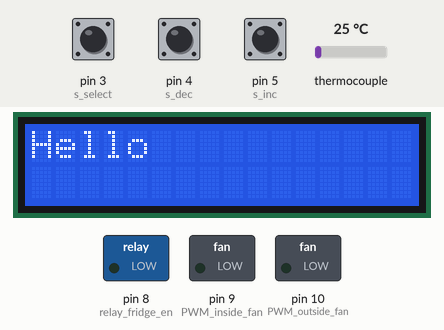
A sketch run on a simulated Arduino Uno, built with avr-gcc and run on an emulated ATmega328P. Parts: 16×2 character LCD, switched loads named in the sketch (green lamp = pin HIGH). Inputs (shaded band) come from the test bench; at power-on: pin 3 (s_select) HIGH, pin 4 (s_dec) HIGH, pin 5 (s_inc) HIGH, thermocouple 25 °C. What the sketch prints to the serial monitor is not drawn.

Above: at 1.2 s.
1.3 s: pin 3 (s_select) pulled LOW for 1 s
At 5.5 s:
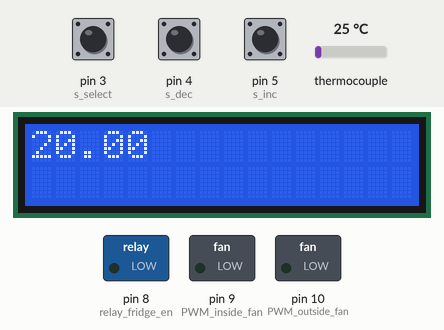
5.6 s: pin 3 (s_select) pulled LOW for 3.2 s
At 7.4 s:
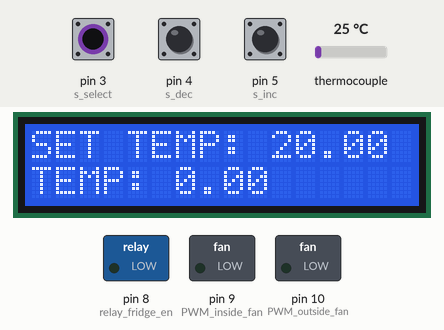
10.3 s: pin 4 (s_dec) pulled LOW for 1 s
At 11.2 s:
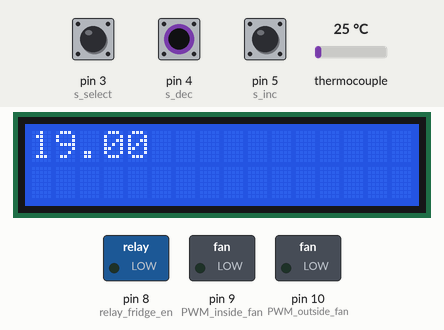
12.8 s: pin 5 (s_inc) pulled LOW for 3.2 s
At 14.5 s:
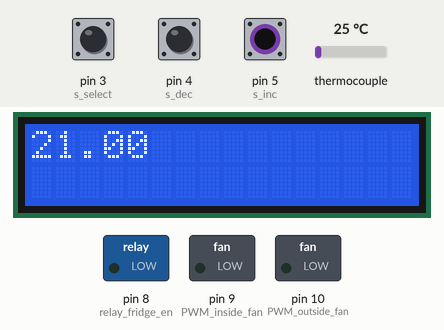
17.5 s: pin 5 (s_inc) pulled LOW for 1 s
At 49.3 s:
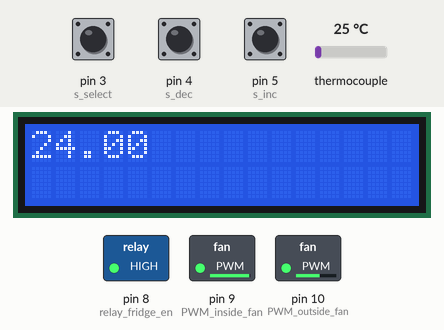
Timing chart, 0 to 50.8 s (numbered marks = the images above; inputs shaded):
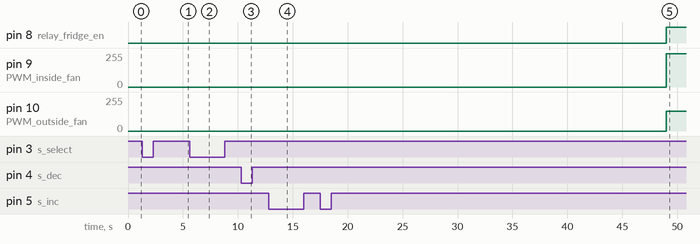

The sketch:

Fridge_Controller.ino
```cpp
#include "max6675.h"
#include <Wire.h>
#include <LiquidCrystal_I2C.h>
#include "DS1307.h"

LiquidCrystal_I2C lcd(0x27, 2, 1, 0 , 4, 5, 6, 7, 3, POSITIVE);
int Pre_Sec;
DS1307 clock;//define a object of DS1307 class

// Global variables
double CALIBRATION_ADJUSTMENT = 2.5;
int os_fan_speed = 150;
int is_fan_speed = 250;
float desired_temp = 20;
float tmp_set_point = 20;
float sum_temp = 0;
float hysterisis = 1.0;
float fridge_min = desired_temp - hysterisis;
float fridge_max = desired_temp + hysterisis;
float average_temp = 0;
int loop_counter = 0;
int temp_get_counter = 0;
int number_of_iterations = 10;
int interations_get_temp = 10;
int temperature_edit_mode = 0;
int toggle_screen = 1;


// Pin declarations
int SO = 13;
int CS = 12;
int sck = 11;
int PWM_outside_fan = 10;
int PWM_inside_fan = 9;
int relay_fridge_en = 8;
int s_inc = 5;
int s_dec = 4;
int s_select = 3;
int s_next = 7;
int s_before = 6;

// Initial thermocouple module
MAX6675 module(sck, CS, SO);

void setup() {
  // Pin modes
  pinMode(PWM_outside_fan, OUTPUT);
  pinMode(PWM_inside_fan, OUTPUT);
  pinMode(relay_fridge_en, OUTPUT);
  pinMode(s_inc, INPUT_PULLUP);
  pinMode(s_dec, INPUT_PULLUP);
  pinMode(s_select, INPUT_PULLUP);
  pinMode(s_next, INPUT_PULLUP);
  pinMode(s_before, INPUT_PULLUP);
  digitalWrite(relay_fridge_en, LOW);
  analogWrite(PWM_outside_fan, 0);
  analogWrite(PWM_inside_fan, 0);

  Serial.begin(9600);
  lcd.begin(16, 2);
  lcd.clear();
  lcd.print("Hello");
  Serial.println("Hello");
}

void loop()
{
  temp_get_counter++;
  if(temp_get_counter > interations_get_temp)
  {
    loop_counter++;
    sum_temp += module.readCelsius();
    temp_get_counter = 0;
  }

  if(loop_counter > number_of_iterations)
  {
    average_temp = sum_temp/loop_counter - CALIBRATION_ADJUSTMENT;
    // Serial.println(average_temp);
    fridge_on_off(average_temp);
    display_information(average_temp);
    loop_counter = 0;
    sum_temp = 0;
  }

  int select_button = digitalRead(s_select);
  if(select_button == LOW)
  {
    delay(500);
    select_button = digitalRead(s_select);
    if(temperature_edit_mode == 1)  // if already editting temp, then this is the exit command.
    {
      if(select_button == LOW)
      {
        desired_temp = tmp_set_point;
        temperature_edit_mode = 0;
        Serial.println("Temperature edit mode DEACTIVATED..");
        display_information(average_temp);
        delay(1000);
        fridge_min = desired_temp - hysterisis;
        fridge_max = desired_temp + hysterisis;
      }
    }
    else if(select_button == LOW)  // if not editting, then this is the command to begin editting temp.
    {
      Serial.println("Temperature edit mode activated..");
      temperature_edit_mode = 1;
      delay(1000);
    }
  }

  if(temperature_edit_mode == 1)
  {
    int dec_button = digitalRead(s_dec);
    int inc_button = digitalRead(s_inc);
    if(dec_button == LOW)
    {
      tmp_set_point -= 0.5;
    }
    else if(inc_button == LOW)
    {
      tmp_set_point += 0.5;
    }

    // Screen flashing routien.
    if(toggle_screen == 1)
    {
      toggle_screen = 0;
      lcd.clear();
      // lcd.print("NEW TEMP: ");
      lcd.print(tmp_set_point);
      delay(200);
    }
    else
    {
      toggle_screen = 1;
      lcd.clear();
    }
    delay(200);

  }

  delay(100);
}

void fridge_on_off(float avg)
{
  if (fridge_max <= avg)
  {
    fridge_control(HIGH, os_fan_speed, is_fan_speed);
    Serial.println("Fridge = ON");
  }
  else if(avg <= fridge_min)
  {
    fridge_control(LOW, 0, 0);
    Serial.println("Fridge = OFF");
  }
  else
  {
    Serial.println("Fridge = NO CHANGE");
  }
}

void display_information(float avg)
{
  if(temperature_edit_mode == 0)
  {
    lcd.clear();
    lcd.print("SET TEMP: ");
    lcd.print(desired_temp);
    lcd.setCursor(0,1);
    lcd.print("TEMP: ");
    lcd.print(avg);
  }
}

// Controls the compressor state and fan states
void fridge_control(byte fridge_on, int outside_fan_pwm, int inside_fan_pwm)
{
  digitalWrite(relay_fridge_en, fridge_on);
  analogWrite(PWM_outside_fan, outside_fan_pwm);
  analogWrite(PWM_inside_fan, inside_fan_pwm);
}


  // button = digitalRead(s_dec);
  // if(button == LOW)
  // {
  //   Serial.println("DEC is pressed!");
  // }
  // button = digitalRead(s_inc);
  // if(button == LOW)
  // {
  //   Serial.println("INC is pressed!");
  // }
  // button = digitalRead(s_before);
  // if(button == LOW)
  // {
  //   Serial.println("BEFORE is pressed!");
  // }
  // button = digitalRead(s_select);
  // if(button == LOW)
  // {
  //   Serial.println("Select is pressed!");
  // }
```

Measured:
- after the input at 1.3 s, the display: changes after 1.6 s (image 1)
- after the input at 5.6 s, the display: changes after 0.74 s (image 2)
- after the input at 10.3 s, the display: first differs from a run without the input after 0.57 s (image 3)
- after the input at 12.8 s, the display: first differs from a run without the input after 0.51 s (image 4 shows a later state)
- after the input at 17.5 s, the display: first differs from a run without the input after 0.67 s (image 5)
- what the display in image 4 shows lasts 0.5 s, from 14.1 s to 14.6 s
